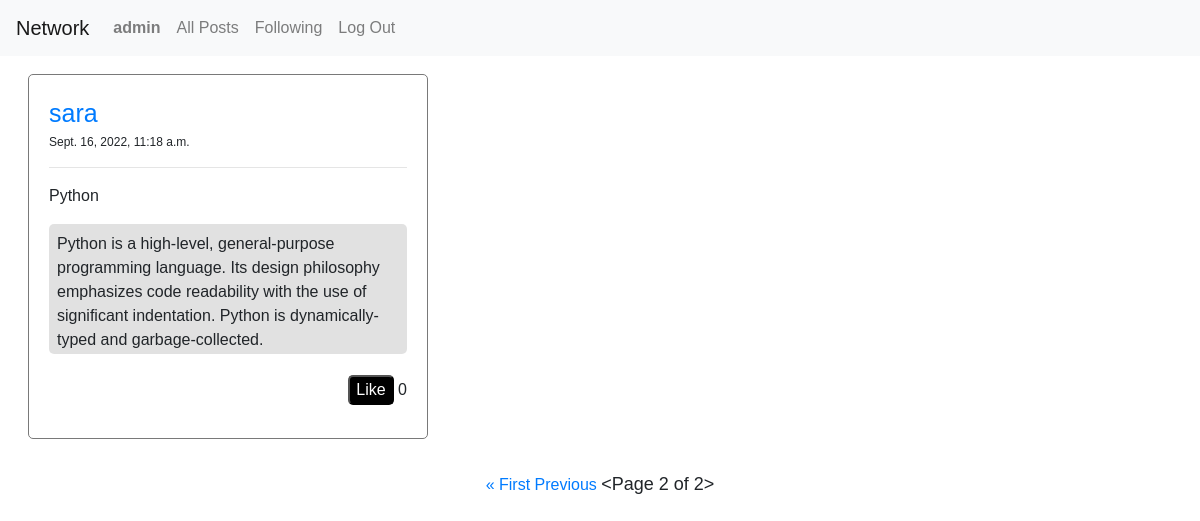
The page /following_posts?page=2 (signed in) on the database its author committed.
### network/models.py (models this page shows, shortened)
class User(AbstractUser):
    pass

class Posts(models.Model):
    id = models.AutoField(primary_key=True)
    post_uesr = models.ForeignKey(User, on_delete=models.CASCADE, null=True, blank=True,related_name='create_user')
    post_title = models.CharField(max_length=200)
    post_description = models.TextField()
    post_date = models.DateTimeField(default=datetime.now, blank=True)
    post_likes = models.ManyToManyField(User,blank=True,default=None, related_name='post_likes')
    like_count = models.CharField(max_length=200)

### network/views.py (the view)
# urls.py: path("following_posts", views.following_posts, name="following_posts"),
def following_posts(request):
    followed_users_list = []
    posts_list = []
    username1 = User.objects.get(username = request.user)
    followers = Followers.objects.filter(follower=username1)
    for i in followers:
        followed_users_list.append(i.followed_users)
    for x in followed_users_list:
        username2 = User.objects.get(username = x)
        all_post = Posts.objects.filter(post_uesr = username2).order_by('-id')
        for y in all_post:
            posts_list.append(y)
    paginator = Paginator(posts_list,10)
    page = request.GET.get('page')
    posts = paginator.get_page(page)
    return render(request, 'network/following_posts.html',{
        'posts':posts,
    })

### network/templates/network/following_posts.html (shortened to what this page needs)
{% extends 'network/layout.html' %}
{% load static %}
{% block head %}
    <link rel="stylesheet" href="{% static 'network/styles.css' %}">
{% endblock %}
{% block body %}
    <div class="div_posts">
        {% for all_posts in posts %}
            <li class="li_posts">
                <div class="div_single_posts">
                    <div>
                        <a class="post_user_name_link" href="{% url 'profile' all_posts.post_uesr %}">{{all_posts.post_uesr}}</a>
                    </div>
                    <p class="post_date">{{all_posts.post_date}}</p><hr>
                    <p>{{all_posts.post_title}}</p>
                    <p class="posts_description" id="post_description_{{all_posts.id}}">{{all_posts.post_description}}</p>
                    <div class="div_likes">
                        {% if request.user not in all_posts.post_likes.all %}
                            <button class="post_likes_button" value="{{all_posts.id}}" id="like_button_{{all_posts.id}}">Like</button>
                        {% else %}
                            <button class="post_likes_button" value="{{all_posts.id}}" id="like_button_{{all_posts.id}}">Unlike</button>
                        {% endif %}
                        <p class="post_likes_count" id="like_count_{{all_posts.id}}">{{all_posts.post_likes.count}}</p>
                    </div>
                </div>
            </li>
        {% endfor %}
    </div>
        <br>
        <div class="div_paginator">
            {% if posts.has_previous %}
                <a href="?page=1">&laquo First</a>
                <a href="?page={{posts.previous_page_number}}">Previous</a>
            {% endif %}
            <p class="num_page">{{posts}}</p>
        </div>
{% endblock %}

### network/templates/network/layout.html (shortened to what this page needs)
{% load static %}
<!DOCTYPE html>
<html lang="en">
    <head>
        {% block head%}
        {% endblock %}
        <link rel="stylesheet" href="https://stackpath.bootstrapcdn.com/bootstrap/4.4.1/css/bootstrap.min.css">
        <link href="{% static 'network/styles.css' %}" rel="stylesheet">
    </head>
    <body>
        <nav class="navbar navbar-expand-lg navbar-light bg-light">
            <a class="navbar-brand" href="#">Network</a>
            <div>
              <ul class="navbar-nav mr-auto">
                {% if user.is_authenticated %}
                    <li class="nav-item">
                        <a class="nav-link" href="{% url 'my_account' user %}"><strong>{{ request.user }}</strong></a>
                    </li>
                {% endif %}
                <li class="nav-item">
                  <a class="nav-link" href="{% url 'all_posts' %}">All Posts</a>
                </li>
                {% if user.is_authenticated %}
                    <li class="nav-item">
                        <a class="nav-link" href="{% url 'following_posts' %}">Following</a>
                    </li>
                    <li class="nav-item">
                        <a class="nav-link" href="{% url 'logout' %}">Log Out</a>
                    </li>
                {% endif %}
              </ul>
            </div>
          </nav>
        <div class="body">
            {% block body %}
            {% endblock %}
        </div>
    </body>
</html>

### network/static/network/styles.css (style rules this page uses)
* { font-family: sans-serif; }
.div_posts { margin: 0 0 0 20px; }
.li_posts { display: inline-block; padding: 8px; }
.div_single_posts { width: 400px; padding: 20px; margin:10px 0 0 0 ; border-radius: 5px; border: solid 1px rgb(121, 121, 121); }
.post_user_name_link { font-size: 25px; }
.post_date { font-size: 12px; }
.posts_description { background-color: rgba(180, 180, 180, 0.397); padding: 8px; border-radius: 5px; height: 130px; overflow-y: scroll; }
.div_likes { text-align: right; }
.post_likes_button { background-color: black; color: white; border-radius: 5px; margin: 5px 0 0 0; }
.post_likes_count { display: inline-block; }
.div_paginator { text-align: center; margin: 0 0 50px 0; }
.num_page { display: inline-block; font-size: 18px; }

### rows shown on the page
User: user "admin"
Posts: post_uesr "sara", post_date "Sept. 16, 2022, 11:18 a.m.", post_title "Python", post_description "Python is a high-level, general-purpose programming language. Its design philosophy emphasizes code readability with the use of significant indentation. Python is dynamically-typed and garbage-collected.", post_likes.count "0"

### other values the page prints
{{ posts }} "<Page 2 of 2>"
